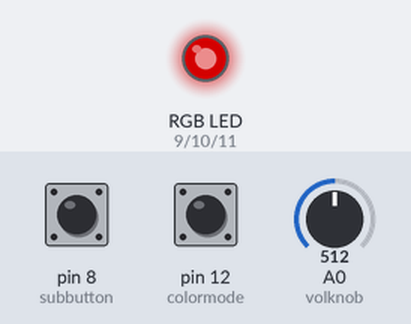
Simulated run of this sketch. Board: Arduino Uno, built with avr-gcc and run on an emulated ATmega328P. On the bench: an RGB LED mixed from three pins (HIGH = lit). The inputs (shaded band) are chosen by the test bench; at power-on: A0 (volknob) = 512, pin 8 (subbutton) LOW, pin 12 (colormode) LOW. Dim RGB values are drawn brighter than linear.

Above: at 1.2 s.
1.3 s: A0 (volknob) set to 716
At 2.2 s:
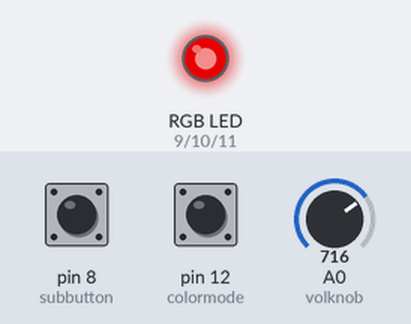
2.8 s: pin 8 (subbutton) pulled HIGH for 0.15 s
At 4.1 s:
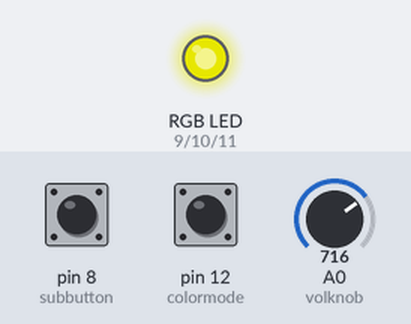
4.4 s: pin 12 (colormode) pulled HIGH for 0.15 s
At 5.3 s:
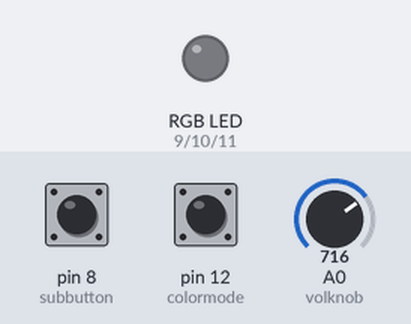
6.0 s: pin 8 (subbutton) pulled HIGH for 1 s
At 7.8 s:
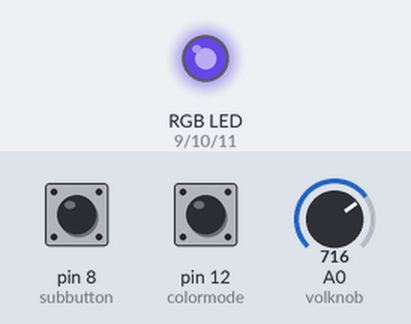
8.5 s: A0 (volknob) set to 900
At 8.9 s:
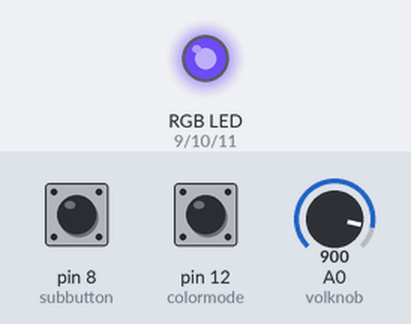
10.0 s: pin 12 (colormode) pulled HIGH for 1 s
At 12.0 s:
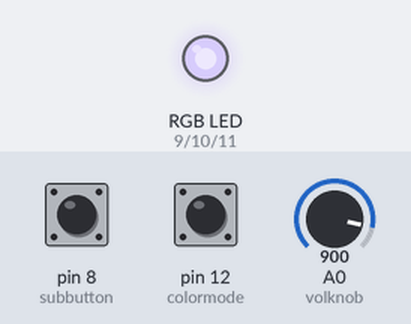
Timing chart, 0 to 13.5 s (numbered marks = the images above; inputs shaded):
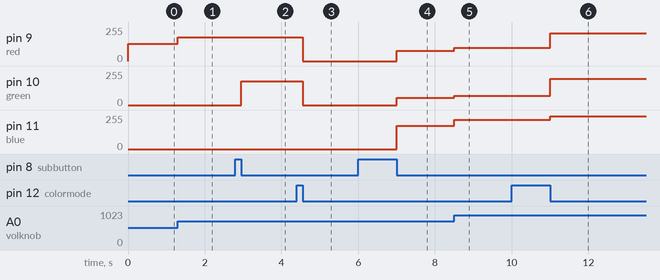

The sketch:

allthecode.ino
```cpp
namespace std {
    extern "C" float fmod(float x, float y);
}

//inputs
int volknob=A0;     // potentiometer pin renaming
int colormode=12;   // right button. its to change between rgb, hsv, hsl
int subbutton=8;    // first second third in selected
// outputs
int red = 9;
int green = 10;
int blue = 11;
//internal values in use
int colormodeval=0; // rgb=0,hsv=1,hsl=2,cmyk=3
int colorpinprev=0; // 0,1. its to determine when button is released.
int subbuttonval=0; // goes between 012012012 for rgb/hsv/hsl and 0123 for cmyk
int subpinprev=0;   // 0,1. its to determine when button is released.
float v0,v1,v2,v3; //

void setup() {
  pinMode(red, OUTPUT);
  pinMode(green, OUTPUT);
  pinMode(blue, OUTPUT);
  pinMode(colormode,INPUT);
  pinMode(subbutton,INPUT);
}

void loop() {
  analogRead(volknob);
if(digitalRead(colormode)){
  colorpinprev=1;
}else if(colorpinprev){
  colorpinprev=0;
  colormodeval++;
  colormodeval%=4;
  if (colormodeval==0){
    subbuttonval%=3;
  }
  }
if(digitalRead(subbutton)){
  subpinprev=1;
}else if(subpinprev){
  subpinprev=0;
  subbuttonval++;
  subbuttonval%=3+colormodeval/3;}

switch (subbuttonval) {
  case 0:
    v0=analogRead(volknob);
    break;
  case 1:
    v1=analogRead(volknob);
    break;
  case 2:
    v2=analogRead(volknob);
    break;
  case 3:
    v3=analogRead(volknob);
    break;}

switch (colormodeval) {
  case 0:
    analogWrite(red, v0/4);
    analogWrite(green, v1/4);
    analogWrite(blue, v2/4);
    break;
  case 1:
  if(1){
  double h=map(v0, 0, 1023, 0, 35999)/100.0;
	double s=map(v1, 0, 1023, 0, 100)/100.0;
	double v=map(v2, 0, 1023, 0, 100)/100.0;
	double C = v*s;
	double hh = h/60.0;
	double X = C*(1.0-abs(std::fmod(hh,2.0)-1.0));
	double r=0.0;double g=0.0;double b=0.0;
	if(hh<1){
	r = C;
	g = X;}
	else if(hh<2){
	r = X;
	g = C;}
	else if(hh<3){
	g = C;
	b = X;}
	else if(hh<4){
	g = X;
	b = C;}
	else if(hh<5){
	r = X;
	b = C;}
	else{
	r = C;
	b = X;}
	double m = v-C;
	r += m;
	g += m;
	b += m;
	r *= 255.0;
	g *= 255.0;
	b *= 255.0;
	analogWrite(red, int(r));
	analogWrite(green, int(g));
	analogWrite(blue, int(b));}
    break;
  case 2:
  if(1){
  	double h=map(v0, 0, 1023, 0, 35999)/100.0;
	double s=map(v1, 0, 1023, 0, 100)/100.0;
	double l=map(v2, 0, 1023, 0, 100)/100.0;
	double C = (1-abs(2*l-1))*s;
	double hh = h/60.0;
	double X = C*(1.0-abs(std::fmod(hh,2.0)-1.0));
	double r=0.0;double g=0.0;double b=0.0;
	if(hh<1){
	r = C;
	g = X;}
	else if(hh<2){
	r = X;
	g = C;}
	else if(hh<3){
	g = C;
	b = X;}
	else if(hh<4){
	g = X;
	b = C;}
	else if(hh<5){
	r = X;
	b = C;}
	else{
	r = C;
	b = X;}
	double m = l-C/2;
	r += m;
	g += m;
	b += m;
	r *= 255.0;
	g *= 255.0;
	b *= 255.0;
	analogWrite(red, int(r));
	analogWrite(green, int(g));
	analogWrite(blue, int(b));
  }
    break;
  case 3:
  if(1){
    float c=v0/1023.0;
    float m=v1/1023.0;
    float y=v2/1023.0;
    float k=v3/1023.0;

  analogWrite(red, int((1-c)*(1-k)*255));
	analogWrite(green, int((1-m)*(1-k)*255));
	analogWrite(blue, int((1-y)*(1-k)*255));
  }
  break;}
}
```

Measured:
- after the input at 1.3 s, pin 9 (red): 128/255 → 179/255 at once
- after the input at 2.8 s, pin 10 (green): 0/255 → 179/255 after 0.15 s
- after the input at 4.4 s, pin 9 (red), pin 10 (green): 179/255 → 0/255 after 0.15 s
- after the input at 6.0 s, pin 9 (red): 0/255 → 78/255 after 1.0 s; pin 10 (green): 0/255 → 54/255 after 1.0 s; pin 11 (blue): 0/255 → 175/255 after 1.0 s
- after the input at 8.5 s, pin 9 (red): 78/255 → 99/255 at once; pin 10 (green): 54/255 → 68/255 at once; pin 11 (blue): 175/255 → 221/255 at once
- after the input at 10.0 s, pin 9 (red): 99/255 → 208/255 after 1.0 s; pin 10 (green): 68/255 → 198/255 after 1.0 s; pin 11 (blue): 221/255 → 244/255 after 1.0 s
